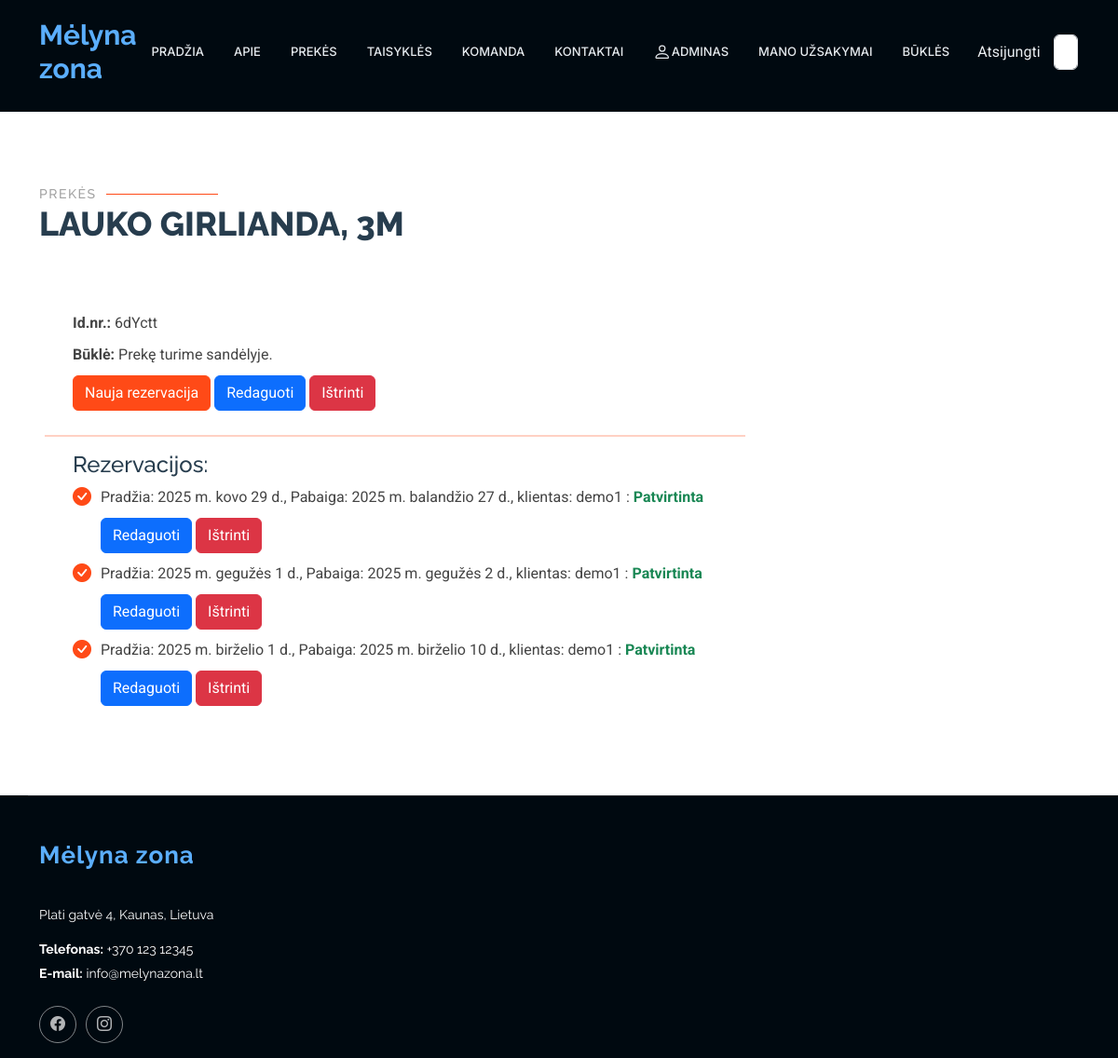
Before: /rent/statuses/15 (signed in) with the older database file.
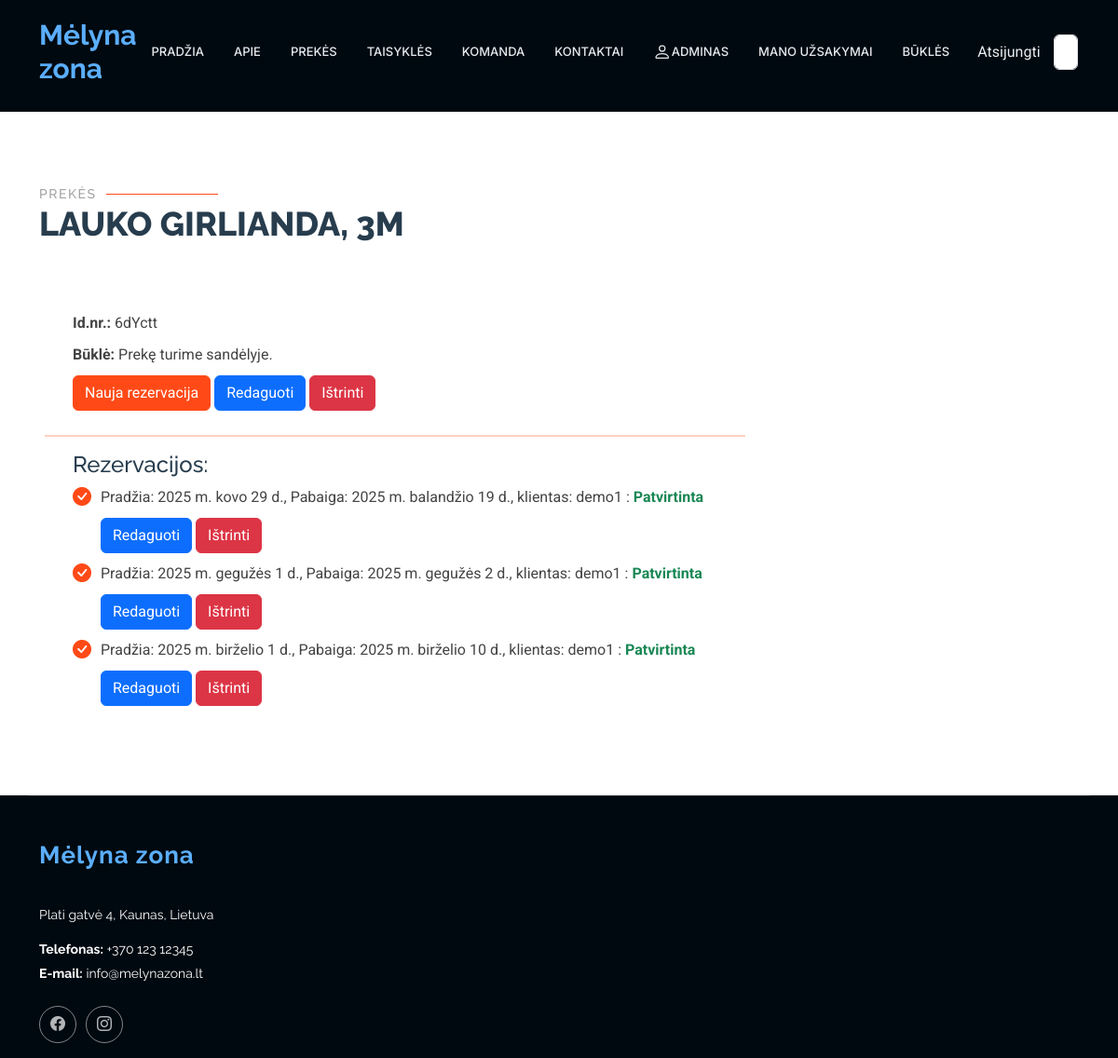
After: the same page with the newer database file.
### rent/models.py (models this page shows, shortened)
class Reservation(models.Model):
    status = models.ForeignKey(Status, on_delete=models.CASCADE, related_name='reservations_status',null=True, blank=True)
    start_date = models.DateField(verbose_name="Nuomos pradžios data", null=True, blank=True)
    end_date = models.DateField(verbose_name="Nuomos pabaigos datas", null=True, blank=True)
    customer = models.ForeignKey(User, on_delete=models.SET_NULL, null=True, blank=True, verbose_name="Klientas")
    is_approved = models.BooleanField(default=False, verbose_name="Ar patvirtinta", null=True, blank=True)
    class Meta:
        verbose_name = "Rezervacija"
        verbose_name_plural = "Rezervacijos"
        ordering = ['start_date']

### rent/views.py (the view)
# urls.py: path('statuses/<int:pk>', views.StatusDetailView.as_view(), name='single_status'),
class StatusDetailView(LoginRequiredMixin, UserPassesTestMixin, generic.DetailView):
    model = Status
    template_name = "single_status.html"
    context_object_name = "single_status"
    def test_func(self):
         return self.request.user.profile.is_employee

### rent/templates/single_status.html (shortened to what this page needs)
{% extends "base2.html" %}
{% load i18n %}
{% load static %}
{% block "content" %}
<section id="product_img" class="about section">
    <div class="container section-title" data-aos="fade-up">
        <h2>Prekės</h2>
        <p>{{ single_status.product.name }}<br></p>
    </div>
    <div class="col-lg-8" data-aos="fade-up" data-aos-delay="250">
        <div class="content ps-0 ps-lg-5">
            <ul class="pt-2">
                <li><strong>Id.nr.: </strong> {{ single_status.uuid|slice:":6" }}
                </li>
                <li><strong>Būklė: </strong> {{ single_status.get_condition_display }}
                </li>
                <div style="margin-left: 30px;">
                    <a class="btn btn-primary register-button" style="background-color: #ff4a17; border-color: #ff4a17;" href="{% url 'reservation_new' pk=object.pk %}">Nauja
                        rezervacija</a>
                    <a class="btn btn-primary register-button" href="{% url 'status_update' pk=object.pk %}">Redaguoti</a>
                    <a class="btn btn-danger register-button" href="{% url 'status_delete'  pk=object.pk %}">Ištrinti</a>
                </div>
                <li></li>
                <hr style="border: none; height: 2px; background-color: #ff4a17;"/>
                <li><h4>Rezervacijos: </h4>
                    {% if single_status.reservations_status.all %}
                    <ul>
                        {% for reservation in single_status.reservations_status.all %}
                        {% if not reservation.is_approved %}
                        <li><i class="bi bi-check-circle-fill"></i>Pradžia: {{ reservation.start_date }}, Pabaiga: {{ reservation.end_date }}, klientas: {{ reservation.customer }}
                            :
                            <span class="text-danger"><strong> Nepatvirtinta</strong></span>
                            <a class="btn btn-success register-button" href="{% url 'reservation_approve' status_pk=single_status.pk pk=reservation.pk %}"
                               style="margin-left: 10px;">Patvirtinti</a>
                        </li>
                        <li><a class="btn btn-primary register-button" href="{% url 'reservation_update' status_pk=single_status.pk pk=reservation.pk %}">Redaguoti</a>
                            <a class="btn btn-danger register-button" href="{% url 'reservation_delete' status_pk=reservation.status.pk pk=reservation.pk %}">Ištrinti</a>
                        </li>
                        {% else %}
                        <li><i class="bi bi-check-circle-fill"></i>Pradžia: {{ reservation.start_date }}, Pabaiga: {{ reservation.end_date }}, klientas: {{ reservation.customer }}
                            :
                            <span class="text-success"><strong> Patvirtinta</strong></span>
                        </li>
                        <li><a class="btn btn-primary register-button" href="{% url 'reservation_update' status_pk=single_status.pk pk=reservation.pk %}">Redaguoti</a>
                            <a class="btn btn-danger register-button" href="{% url 'reservation_delete' status_pk=reservation.status.pk pk=reservation.pk %}">Ištrinti</a>
                            {% endif %}
                            {% endfor %}
                    </ul>
                    {% else %}
                    Nėra susietų rezervacijų
                    {% endif %}
                </li>
            </ul>
        </div>
    </div>
</section>
{% endblock %}

Changed rows visible on the page:
changed Reservation: end_date "2025 m. balandžio 27 d." → "2025 m. balandžio 19 d."
